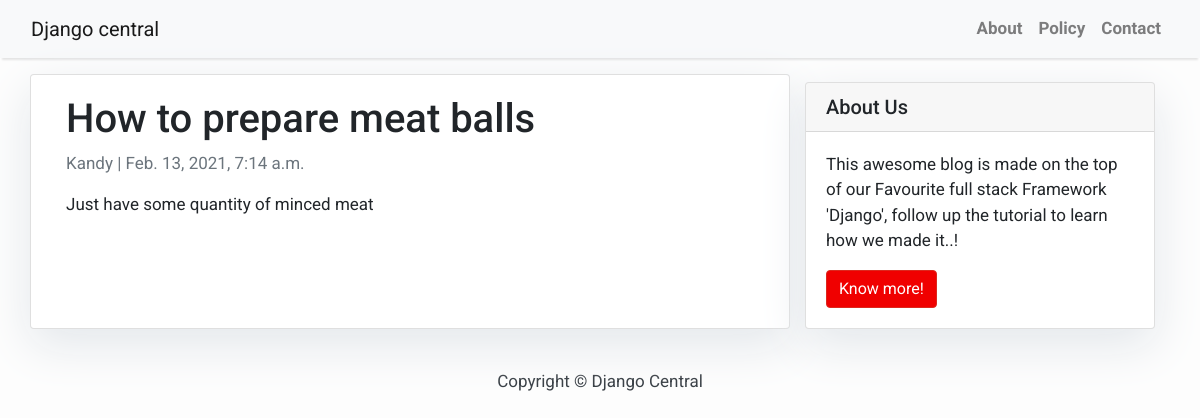
The app's page /meat-balls/ with its own data.
### blog/models.py (models this page shows, shortened)
class Post(models.Model):
    title = models.CharField(max_length=200, unique=True)
    slug = models.SlugField(max_length=200, unique=True)
    author = models.ForeignKey(User, on_delete=models.CASCADE,related_name='blog_posts')
    updated_on = models.DateTimeField(auto_now=True)
    content = models.TextField()
    created_on = models.DateTimeField(auto_now_add=True)
    status = models.IntegerField(choices=STATUS, default=0)
    '''we tell django to sort results in the created_on
    field  '''
    class Meta:
        ordering = ['-created_on']
    '''default human-readable representation of the object '''

### blog/views.py (the view)
# urls.py: path('<slug:slug>/', views.PostDetail.as_view(), name='post_detail'),
class PostDetail(generic.DetailView):
    model = Post
    template_name = 'post_detail.html'

### templates/post_detail.html
{% extends 'base.html' %} {% block content %}
<div class="container">
  <div class="row">
    <div class="col-md-8 card mb-4  mt-3 left  top">
      <div class="card-body">
        <h1>{% block title %} {{ object.title }} {% endblock title %}</h1>
        <p class=" text-muted">{{ post.author }} | {{ post.created_on }}</p>
        <p class="card-text ">{{ object.content | safe }}</p>
      </div>
    </div>
    {% block sidebar %} {% include 'sidebar.html' %} {% endblock sidebar %}
  </div>
</div>
{% endblock content %}

### templates/base.html (style rules this page uses)
body { font-family: "Roboto", sans-serif; font-size: 17px; background-color: #fdfdfd; }

### templates/sidebar.html (style rules this page uses)
.card { box-shadow: 0 16px 48px #E3E7EB; }

### records on screen
Post: title "How to prepare meat balls", author "Kandy", created_on "Feb. 13, 2021, 7:14 a.m.", content "Just have some quantity of minced meat"
